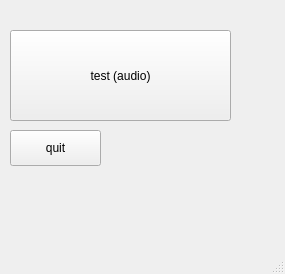
<?xml version="1.0" encoding="UTF-8"?>
<ui version="4.0">
 <class>MainWindow</class>
 <widget class="QMainWindow" name="MainWindow">
  <property name="geometry">
   <rect>
    <x>0</x>
    <y>0</y>
    <width>285</width>
    <height>274</height>
   </rect>
  </property>
  <property name="windowTitle">
   <string>MainWindow</string>
  </property>
  <widget class="QWidget" name="centralwidget">
   <widget class="QPushButton" name="duplexButton">
    <property name="geometry">
     <rect>
      <x>10</x>
      <y>30</y>
      <width>221</width>
      <height>91</height>
     </rect>
    </property>
    <property name="text">
     <string>test (audio)</string>
    </property>
   </widget>
   <widget class="QPushButton" name="quitButton">
    <property name="geometry">
     <rect>
      <x>10</x>
      <y>130</y>
      <width>91</width>
      <height>36</height>
     </rect>
    </property>
    <property name="text">
     <string>quit</string>
    </property>
   </widget>
  </widget>
  <widget class="QMenuBar" name="menubar">
   <property name="geometry">
    <rect>
     <x>0</x>
     <y>0</y>
     <width>285</width>
     <height>27</height>
    </rect>
   </property>
  </widget>
  <widget class="QStatusBar" name="statusbar"/>
 </widget>
 <resources/>
 <connections/>
</ui>
